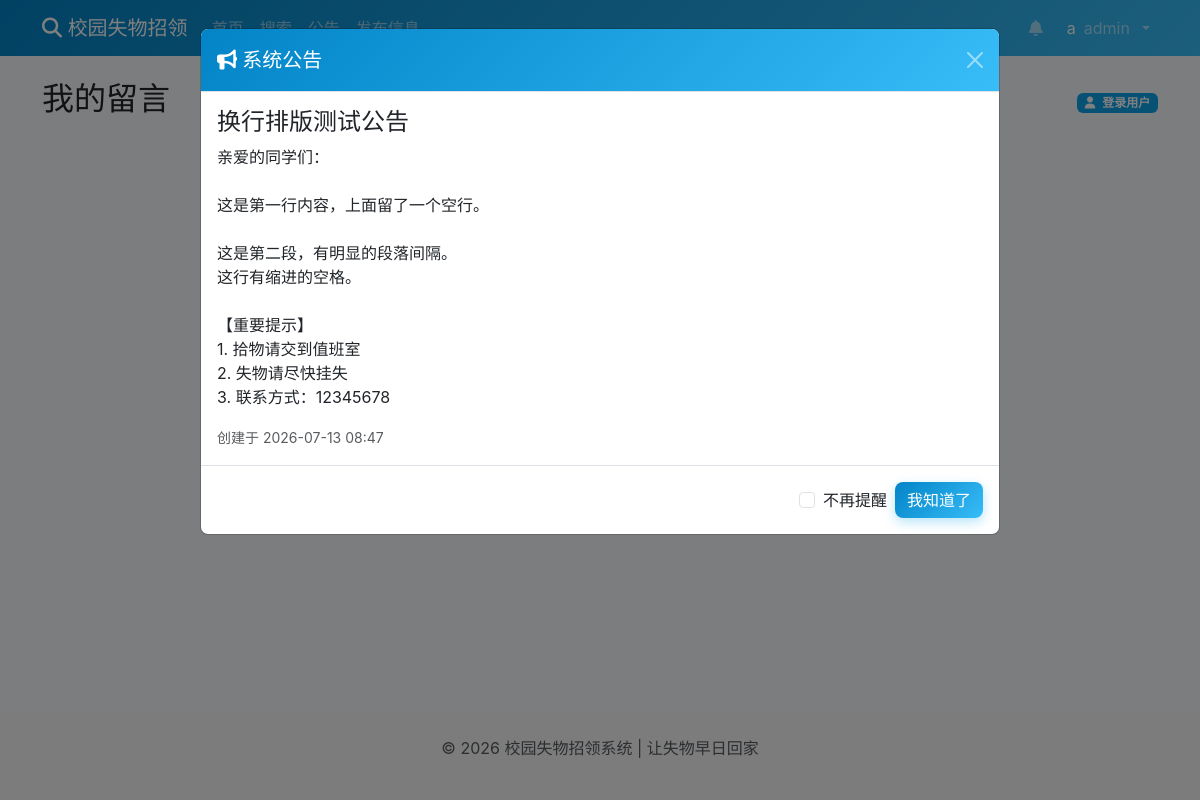
/my-comments (signed in), run on an earlier commit of the app's database.
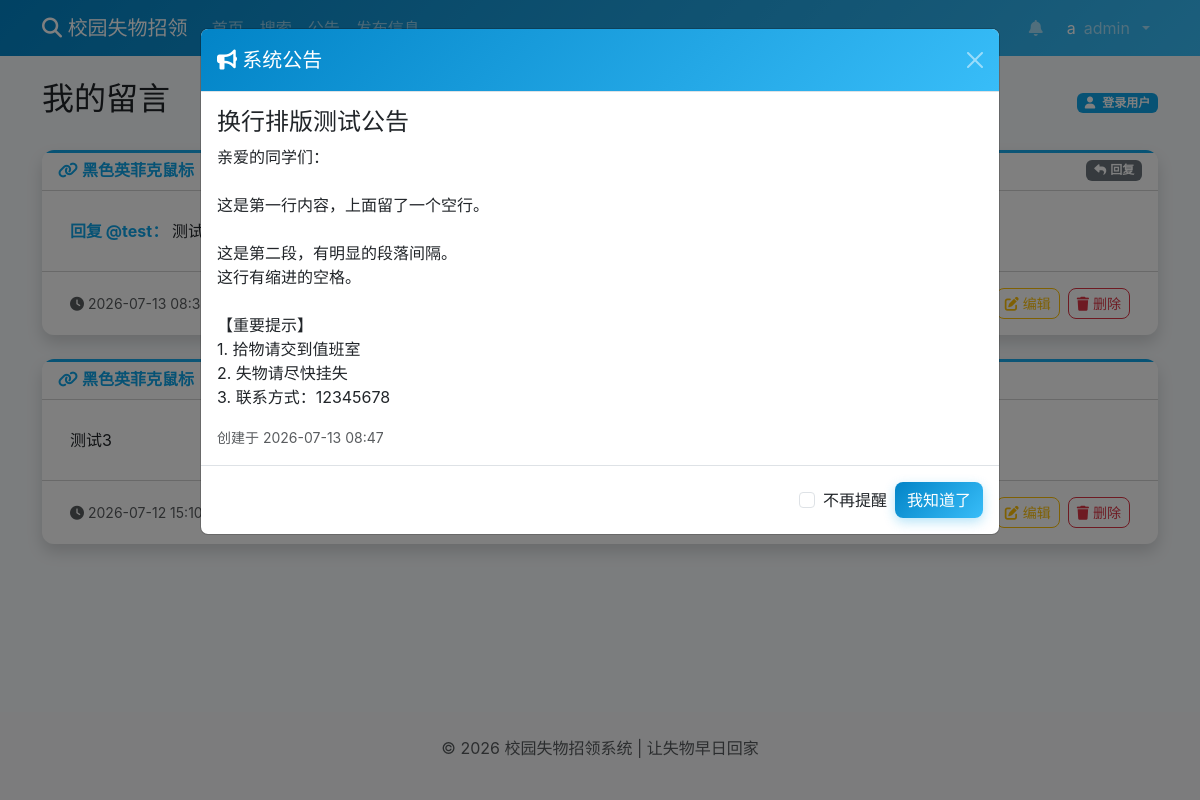
And on a later commit of the database.
### models.py (models this page shows, shortened)
class Comment(db.Model):
    id = db.Column(db.Integer, primary_key=True)
    post_id = db.Column(db.Integer, db.ForeignKey('post.id', ondelete='CASCADE'), nullable=False)
    author_id = db.Column(db.Integer, db.ForeignKey('user.id'), nullable=True)
    guest_name = db.Column(db.String(50))
    guest_token = db.Column(db.String(36))
    parent_id = db.Column(db.Integer, db.ForeignKey('comment.id', ondelete='CASCADE'), nullable=True)
    content = db.Column(db.Text, nullable=False)
    created_at = db.Column(db.DateTime, default=datetime.now)
    post = db.relationship('Post', backref=db.backref('comments', lazy=True))
    author = db.relationship('User', backref=db.backref('comments', lazy=True))
    parent = db.relationship('Comment', remote_side=[id], backref='replies')

class Post(db.Model):
    id = db.Column(db.Integer, primary_key=True)
    title = db.Column(db.String(100), nullable=False)
    description = db.Column(db.Text, nullable=False)
    pickup_time = db.Column(db.String(50), nullable=False)
    location = db.Column(db.String(100), nullable=False)
    place_location = db.Column(db.String(100), nullable=False)
    image = db.Column(db.String(200))
    author_id = db.Column(db.Integer, db.ForeignKey('user.id', ondelete='CASCADE'), nullable=False)
    post_type = db.Column(db.String(10), default='found')
    status = db.Column(db.String(20), default='pending')
    created_at = db.Column(db.DateTime, default=datetime.now)
    view_count = db.Column(db.Integer, default=0)
    author = db.relationship('User', backref=db.backref('posts', lazy=True))

class User(UserMixin, db.Model):
    id = db.Column(db.Integer, primary_key=True)
    username = db.Column(db.String(80), unique=True, nullable=False)
    password_hash = db.Column(db.String(120), nullable=False)
    role = db.Column(db.String(20), default='user')
    created_at = db.Column(db.DateTime, default=datetime.now)

### routes/comment.py (the view, shortened to what this page needs)
@comment_bp.route('/my-comments')
def my_comments_page():
    page = request.args.get('page', 1, type=int)
    tab = 'all'
    if current_user.is_authenticated:
        user_viewing = 'login'
        query = Comment.query.filter_by(author_id=current_user.id)
    comments_pag = (
        query.options(joinedload(Comment.post), joinedload(Comment.parent).joinedload(Comment.author))
        .order_by(Comment.created_at.desc())
        .paginate(page=page, per_page=10, error_out=False)
    )
    return render_template('my_comments.html',
                           comments=comments_pag,
                           tab=tab,
                           user_viewing=user_viewing,
                           page=page,
                           total_pages=comments_pag.pages)

### config.py (called while the page is built)
def init_login_manager(app):
    login_manager = LoginManager(app)
    login_manager.login_view = 'auth.login'
    @login_manager.user_loader
    def load_user(user_id):
        return User.query.get(int(user_id))
    return login_manager

### templates/my_comments.html (shortened to what the changed rows need)
{% extends "base.html" %}
{% block content %}
<div class="d-flex justify-content-between align-items-center mb-4">
    <h2>我的留言</h2>
</div>
{% if comments.total == 0 %}
<div class="col-12 text-center py-8">
    <div class="mb-4">
        <i class="fas fa-comments fa-6x text-muted mb-3" style="opacity: 0.4;"></i>
    </div>
    {% if user_viewing == 'guest' and not request.cookies.get('guest_token') %}
    <p class="text-muted fs-5 mb-4">请登录或发布留言后可查看</p>
    {% else %}
    <p class="text-muted fs-5 mb-4">还没有留言记录</p>
    {% endif %}
    <div class="d-flex justify-content-center gap-3">
        <a href="{{ url_for('main.index') }}" class="btn btn-primary">
            <i class="fas fa-list me-1"></i>去浏览帖子
        </a>
        {% if not current_user.is_authenticated %}
        <a href="{{ url_for('auth.login', next=url_for('comment.my_comments_page')) }}" class="btn btn-outline-primary">
            <i class="fas fa-sign-in-alt me-1"></i>立即登录
        </a>
        {% endif %}
    </div>
</div>
{% else %}
{% set comment_list = comments.items %}
<div class="row g-4">
    {% for comment in comment_list %}
    <div class="col-12">
        <div class="card shadow">
            <div class="card-header bg-white d-flex justify-content-between align-items-center flex-wrap gap-2">
                <div class="d-flex align-items-center gap-2 flex-wrap">
                    {% if comment.post %}
                    <a href="{{ url_for('post.post_detail', post_id=comment.post.id) }}#comment-{{ comment.id }}" class="text-decoration-none fw-bold text-primary">
                        <i class="fas fa-link me-1"></i>{{ comment.post.title }}
                    </a>
                    <span class="badge bg-{{ 'success' if comment.post.post_type == 'found' else 'danger' }}">
                    </span>
                    <span class="badge bg-{{ 'success' if comment.post.status == 'approved' else ('warning' if comment.post.status == 'pending' else 'danger') }}">
                    </span>
                    {% else %}
                    <span class="fw-bold text-muted">
                        <i class="fas fa-trash-alt me-1"></i>帖子已删除
                    </span>
                    {% endif %}
                </div>
                {% if comment.parent_id %}
                <span class="badge bg-secondary">
                    <i class="fas fa-reply me-1"></i>回复
                </span>
                {% endif %}
            </div>
            <div class="card-body">
                <p class="card-text mb-0">
                    {% if comment.parent_id %}
                    <span class="text-primary fw-bold">
                        回复 @{{ comment.parent.author.username if comment.parent and comment.parent.author else (comment.parent.guest_name if comment.parent else '未知用户') }}：
                    </span>
                    {% endif %}
                    {{ comment.content[:150] }}{% if comment.content|length > 150 %}...{% endif %}
                </p>
            </div>
            <div class="card-footer bg-transparent d-flex justify-content-between align-items-center flex-wrap gap-2">
                <small class="text-muted">
                    <i class="fas fa-clock me-1"></i>{{ comment.created_at.strftime('%Y-%m-%d %H:%M') }}
                </small>
                <div class="d-flex gap-2">
                    {% if comment.post %}
                    <a href="{{ url_for('post.post_detail', post_id=comment.post.id) }}#comment-{{ comment.id }}" class="btn btn-sm btn-outline-primary">
                    </a>
                    {% endif %}
                    {% set can_edit = (current_user.is_authenticated and comment.author_id == current_user.id) or (not current_user.is_authenticated and comment.guest_token and comment.guest_token == request.cookies.get('guest_token')) %}
                    {% set can_delete = can_edit or (current_user.is_authenticated and current_user.role == 'admin') %}
                    {% if can_edit and comment.post %}
                    <a href="{{ url_for('comment.edit_comment', comment_id=comment.id) }}" class="btn btn-sm btn-outline-warning">
                        <i class="fas fa-edit me-1"></i>编辑
                    </a>
                    {% endif %}
                    {% if can_delete %}
                    <form method="post" action="{{ url_for('comment.delete_comment', comment_id=comment.id) }}" style="display: inline;" onsubmit="return confirm('确定要删除这条留言吗？');">
                        <button type="submit" class="btn btn-sm btn-outline-danger">
                            <i class="fas fa-trash me-1"></i>删除
                        </button>
                    </form>
                    {% endif %}
                </div>
            </div>
        </div>
    </div>
    {% endfor %}
</div>
{% endif %}
{% endblock %}

What changed in the data, as far as the page shows it:
now on this page (row edited): Comment: post "黑色英菲克鼠标", shows "回复", parent.author "test", content "测试5", created_at "2026-07-13 08:34"
now on this page (row edited): Comment: post "黑色英菲克鼠标", content "测试3", created_at "2026-07-12 15:10"
